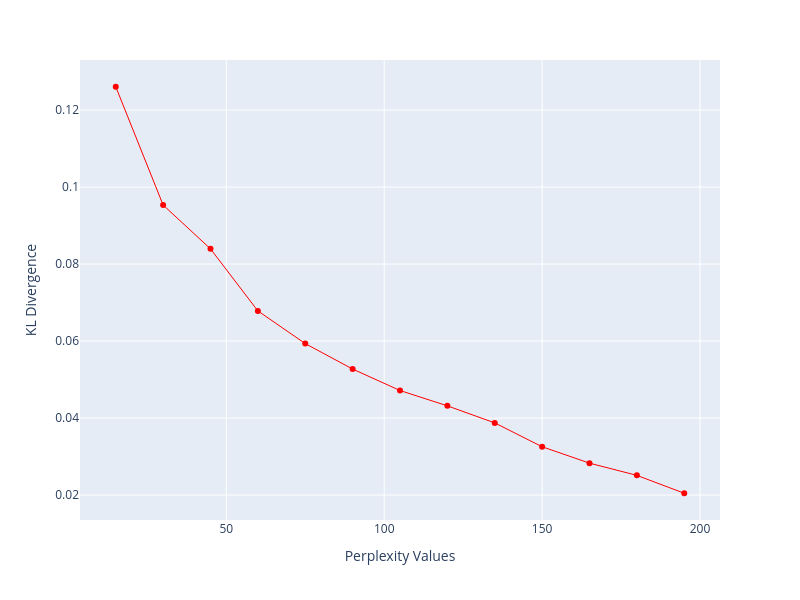

The cell this chart's notebook holds for it:
### Code cell
# Divergence analysis on StressID
import plotly.express as px

perplexity = np.arange(15, 210, 15)
divergence = []
si_Ncomp = 3

for i in perplexity:
    model = TSNE(n_components=si_Ncomp, init="pca", perplexity=i)
    reduced = model.fit_transform(X_selected)
    divergence.append(model.kl_divergence_)

fig = px.line(x=perplexity, y=divergence, markers=True, width=800, height=600)
fig.update_layout(xaxis_title="Perplexity Values", yaxis_title="KL Divergence")
fig.update_traces(line_color="red", line_width=1)
fig.show()

### Figure 1 — Plotly figure (JSON) as saved in the notebook; plotly's stock layout.template omitted (floating-point values rounded to 4 significant figures)
{"data": [{"hovertemplate": "x=%{x}<br>y=%{y}<extra></extra>", "legendgroup": "", "line": {"color": "red", "dash": "solid", "width": 1}, "marker": {"symbol": "circle"}, "mode": "lines+markers", "name": "", "orientation": "v", "showlegend": false, "type": "scatter", "x": [15, 30, 45, 60, 75, 90, 105, 120, 135, 150, 165, 180, 195], "xaxis": "x", "y": [0.1261, 0.09534, 0.08395, 0.06784, 0.05934, 0.05273, 0.04716, 0.04317, 0.03874, 0.03255, 0.02828, 0.02511, 0.02046], "yaxis": "y"}], "layout": {"height": 600, "legend": {"tracegroupgap": 0}, "margin": {"t": 60}, "width": 800, "xaxis": {"anchor": "y", "domain": [0, 1], "title": {"text": "Perplexity Values"}}, "yaxis": {"anchor": "x", "domain": [0, 1], "title": {"text": "KL Divergence"}}}}
